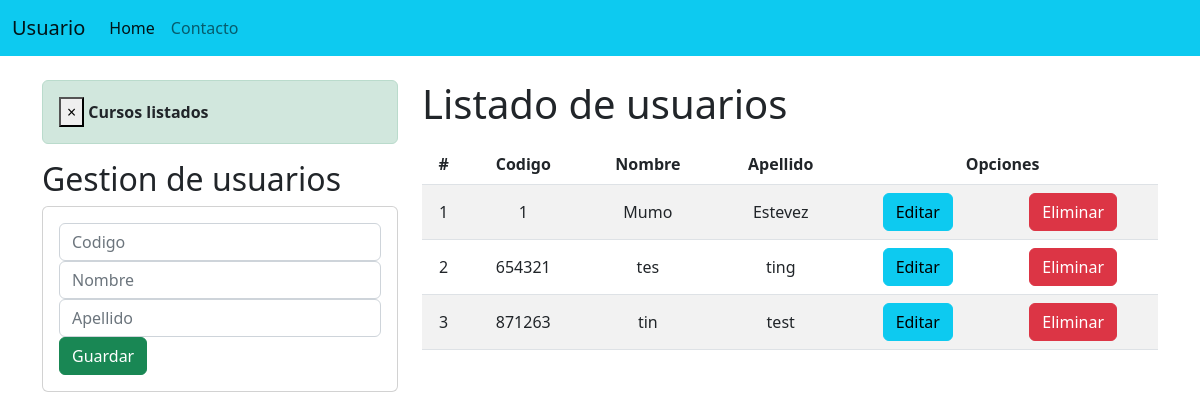
The app's page /, older data.
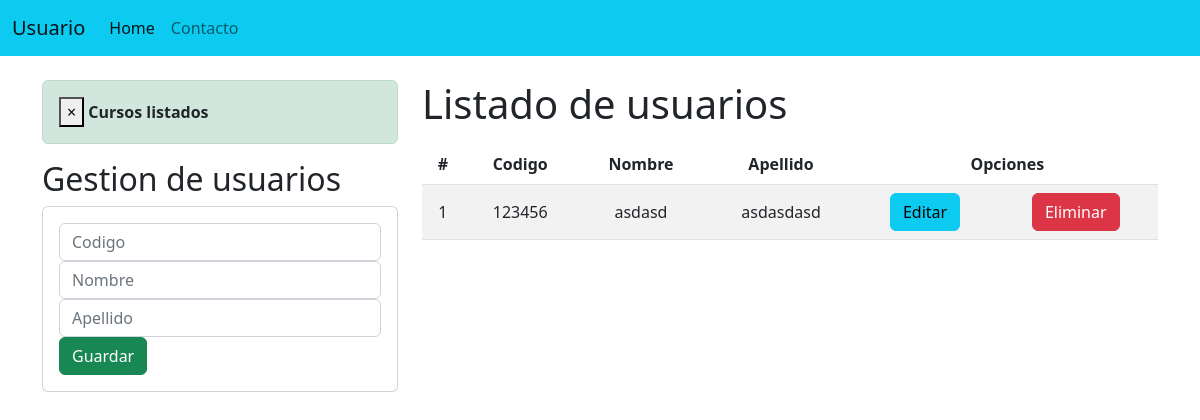
The same page, newer data.
### aplicaciones/usuario/models.py (models this page shows, shortened)
class Usuario(models.Model):
    codigo=models.CharField(primary_key=True,max_length=6)
    nombre=models.CharField(max_length=50)
    apellido=models.CharField(max_length=50)

### aplicaciones/usuario/views.py (the view)
# urls.py: path('', views.home),
def home(request):
    listaUsuarios = Usuario.objects.all()
    messages.success(request, 'Cursos listados')
    return render(request, "gestionUsuarios.html", {"usuarios": listaUsuarios})

### aplicaciones/usuario/templates/gestionUsuarios.html (shortened to what this page needs)
{% extends "./plantilla.html" %}
{% block body %}
<div class="row">
  <div class="col-sm-12 col-md-6 col-lg-4 col-xl-4">
        {% if messages %}
          {% for message in messages %}
            <div class="alert alert-dismissible alert-success fade show" id="mensaje">
              <button type="button" class="close" data-bs-dismiss="alert" aria-label="Close">&times;</button>
              <strong class="text-dark">{{ message }}</strong>
            </div>
          {% endfor %}
        {% endif %}
       <h2>Gestion de usuarios</h2>
       <div class="card">
        <div class="card-body">
          <form action="/registrarUsuario/" method="POST">{% csrf_token %}
            <div class="form-group">
              <input type="text" id="txtCodigo" name="txtCodigo" class="form-control" placeholder="Codigo" minlength="6" maxlength="6">
            </div>
            <div class="form-group">
              <input type="text" id="txtNombre" name="txtNombre" class="form-control" placeholder="Nombre" minlength="2" maxlength="50">
            </div>
            <div class="form-group">
              <input type="text" id="txtApellido" name="txtApellido" class="form-control" placeholder="Apellido" minlength="2" maxlength="50">
            </div>
            <div class="form-group">
              <button type="submit" class="btn btn-success btn-block text-white">Guardar</button>
            </div>
          </form>
        </div>
       </div>
  </div>
  <div class="col-sm-12 col-md-6 col-lg-8 col-xl-8">
    <h1>Listado de usuarios</h1>
       <div class="table-responsive py-2">
        <table class="table table-striped">
          <thead>
            <tr>
              <th>#</th>
              <th>Codigo</th>
              <th>Nombre</th>
              <th>Apellido</th>
              <th colspan="2">Opciones</th>
            </tr>
          </thead>
          <tbody>
            {% for u in usuarios %}
            <tr>
                <td>{{forloop.counter}}</td>
                <td>{{u.codigo}}</td>
                <td>{{u.nombre}}</td>
                <td>{{u.apellido}}</td>
                <td><a href="edicionUsuario/{{u.codigo}}" class="btn btn-info">Editar</a></td>
                <td><a href="eliminarUsuario/{{u.codigo}}" class="btn btn-danger btnEliminacion">Eliminar</a></td>
            </tr>
            {% endfor %}
          </tbody>
        </table>
       </div>
  </div>
</div>
{% endblock %}

### aplicaciones/usuario/templates/plantilla.html (shortened to what this page needs)
<!DOCTYPE html>
<html lang="es">
  <head>
    {% load static %}
    <link
      href="https://cdn.jsdelivr.net/npm/bootstrap@5.2.0-beta1/dist/css/bootstrap.min.css"
      rel="stylesheet"
    />
    <link rel="stylesheet" href="{% static 'css/gestionUsuarios.css' %}">
  </head>
  <body>
    <nav class="navbar navbar-expand-lg bg-info">
      <div class="container-fluid">
        <a class="navbar-brand" href="#">Usuario</a>
        <div class="collapse navbar-collapse" id="navbarNav">
          <ul class="navbar-nav">
            <li class="nav-item">
              <a class="nav-link active" aria-current="page" href="#">Home</a>
            </li>
            <li class="nav-item">
              <a class="nav-link" href="#">Contacto</a>
            </li>
          </ul>
        </div>
      </div>
    </nav>
    <div class="container py-4">
        {% block body %}
        {% endblock %}
    </div>
  </body>
</html>

### aplicaciones/usuario/static/css/gestionUsuarios.css (style rules this page uses)
th, td { text-align: center; vertical-align: middle; }

Row changes from the older to the newer data that the page shows:
removed Usuario: codigo "1", nombre "Mumo", apellido "Estevez"
removed Usuario: codigo "654321", nombre "tes", apellido "ting"
removed Usuario: codigo "871263", nombre "tin", apellido "test"
added Usuario: codigo "123456", nombre "asdasd", apellido "asdasdasd"
